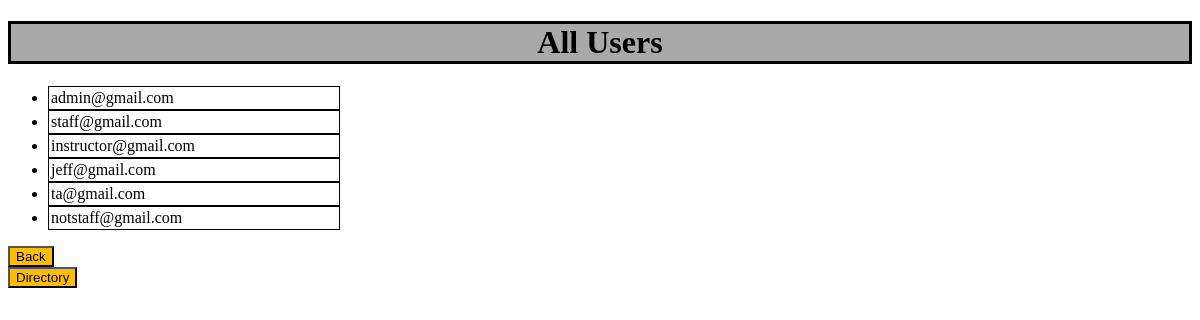
Screenshot of /user_list/ with the database file from the repository.
### TASchedulerWebApp/models.py (models this page shows, shortened)
class User(AbstractBaseUser, PermissionsMixin):
    email = models.EmailField(unique=True)
    first_name = models.CharField(max_length=30, blank=True)
    last_name = models.CharField(max_length=30, blank=True)
    is_active = models.BooleanField(default=True)
    is_staff = models.BooleanField(default=False)
    date_joined = models.DateTimeField(auto_now_add=True)
    groups = models.ManyToManyField(Group, related_name='myapp_user_groups', blank=True)
    user_permissions = models.ManyToManyField(Permission, related_name='myapp_user_permissions', blank=True)
    objects = UserManager()
    USERNAME_FIELD = 'email'
    EMAIL_FIELD = 'email'

### TASchedulerWebApp/views.py (the view)
# urls.py: path('user_list/', user_list, name='user_list'),
def user_list(request):
    users = User.objects.all()
    return render(request, 'user_list.html', {'users': users})

### templates/user_list.html
{% extends 'base.html' %}
{% block content %}
  <h1>All Users</h1>
  <ul>
    {% for user in users %}
      <li>{{ user.email }}</li>
    {% endfor %}
  </ul>
    <form action="{% url 'account_info' %}" method="get">
    <button type="submit">Back</button>
     </form>
  <form action="{% url 'directory' %}" method="get">
    <button type="submit">Directory</button>
  </form>
{% endblock %}

### static/css/base.css (style rules this page uses)
h1 { text-align: center; border: 3px solid black; background-color: darkgrey; }
button { background-color: #ffbd00; align-self: center; }
ul { border-collapse: collapse; }
li { border: 1px solid black; padding: 2px; text-align: left; width: 25%; }

### rows the page displays
User: email "admin@gmail.com"
User: email "staff@gmail.com"
User: email "instructor@gmail.com"
User: email "jeff@gmail.com"
User: email "ta@gmail.com"
User: email "notstaff@gmail.com"
